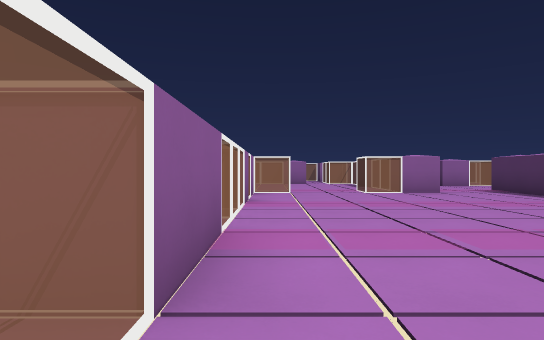
[1] (above)

24 first-person views from a walk through a level from a Godot 3-D game. The camera is 1.4 m above the floor, looks level and sees 75° across. The floor is counted in squares, 2.29 m on a side. Each view is taken from the middle of a square. On the plan, view 1 faces up. The plan holds only what a view shows up to about 10 squares ahead; the rest is blank. The place goes on beyond the plan. Flat picture figures and markers are not drawn. Characters and animated objects are not drawn. Door leaves are left out where a doorway can be walked through.

[2]
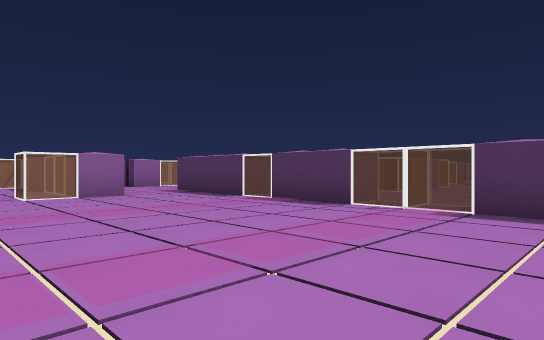

[3]
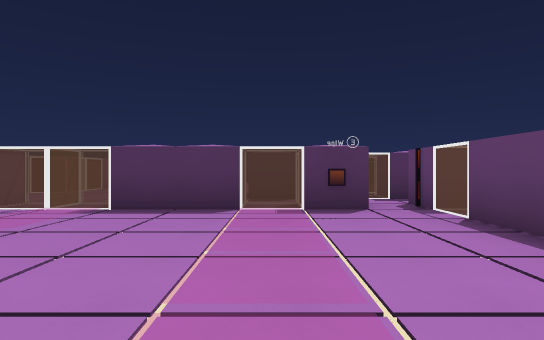

[4]
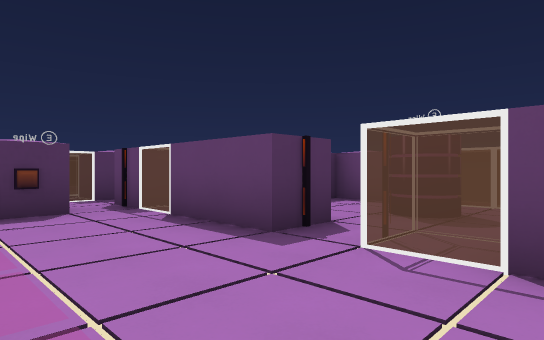

[5]
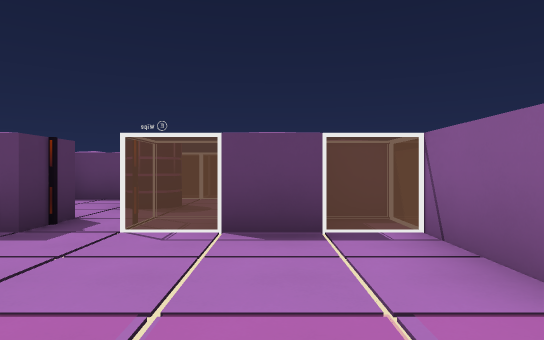

[6]
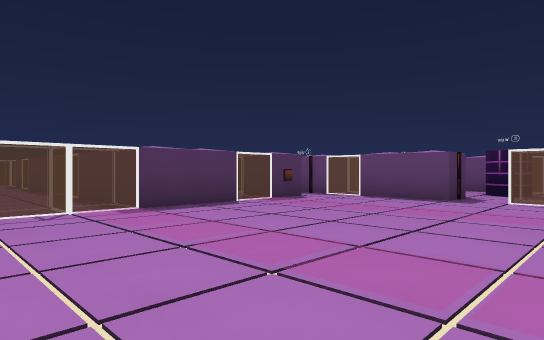

[7]
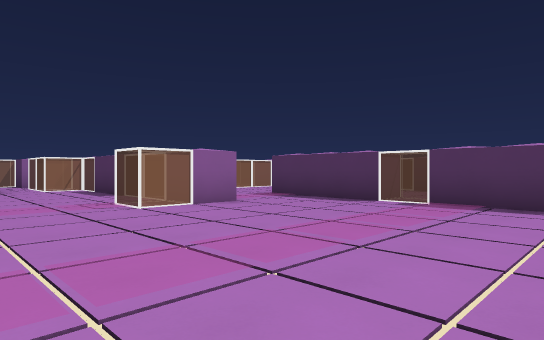

[8]
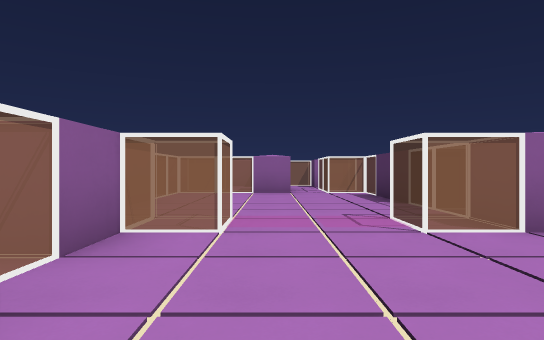

[9]
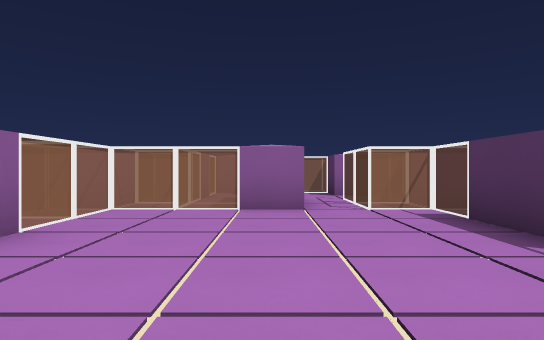

[10]
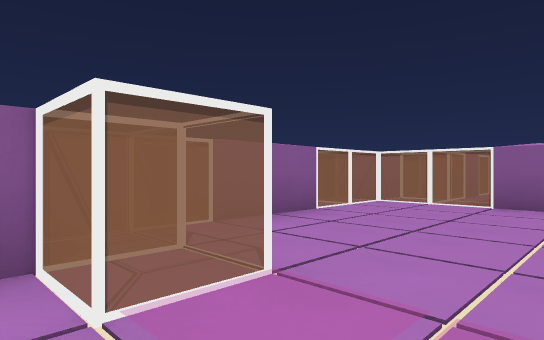

[11]
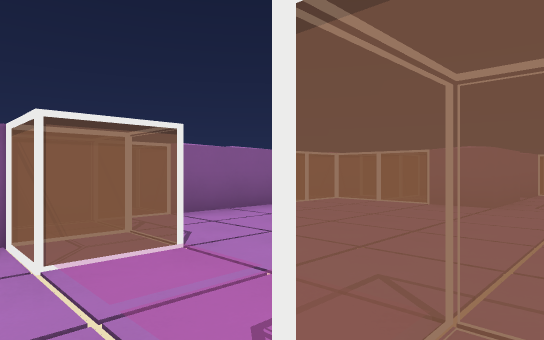

[12]
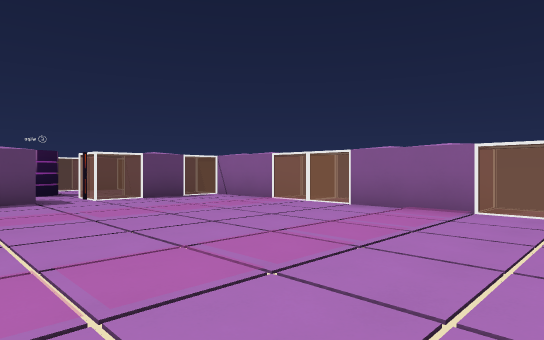

[13]
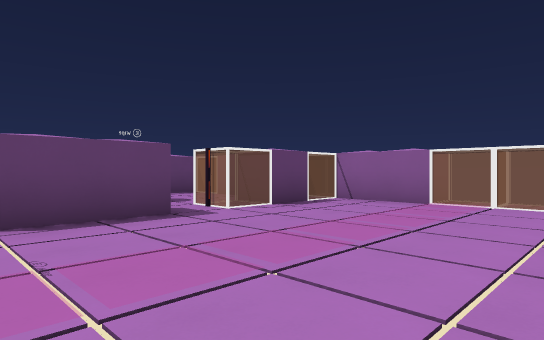

[14]
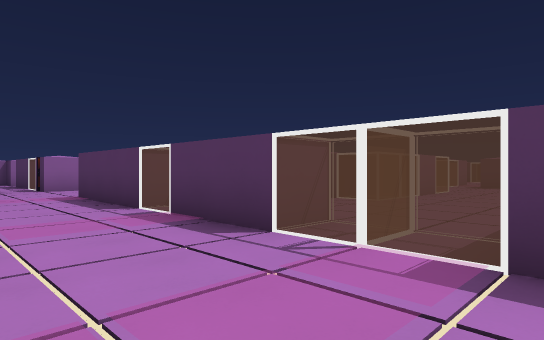

[15]
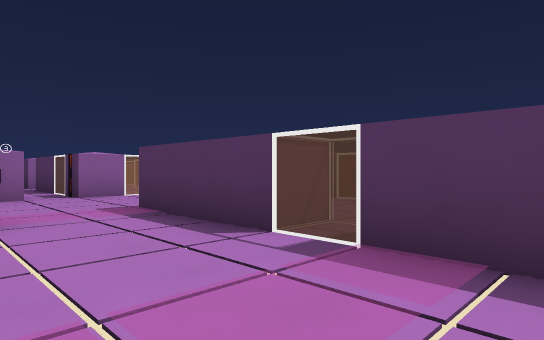

[16]
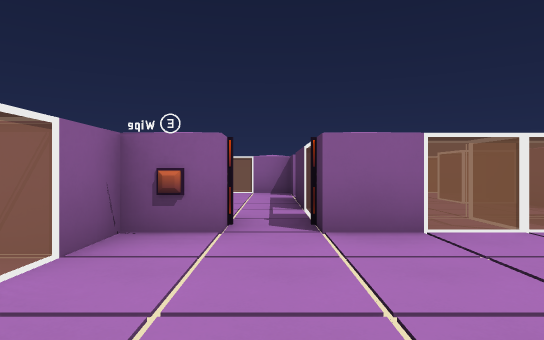

[17]
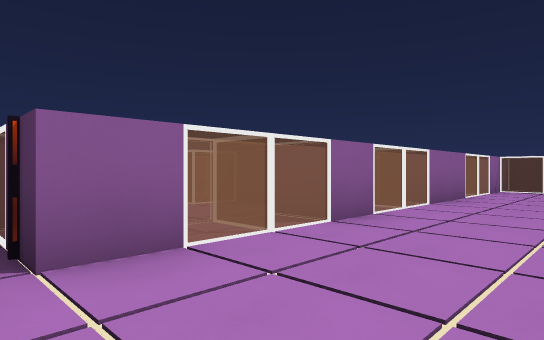

[18]
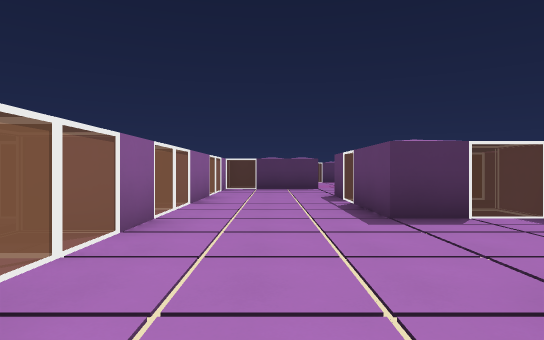

[19]
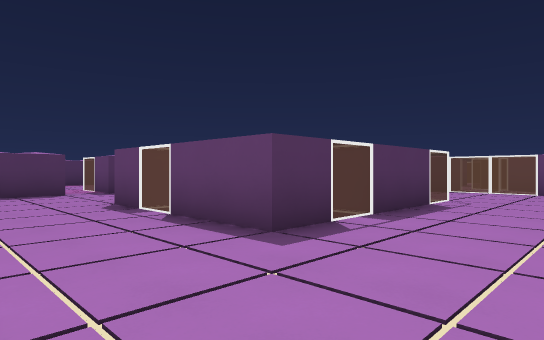

[20]
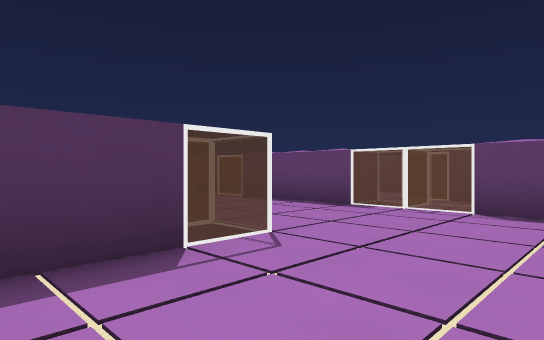

[21]
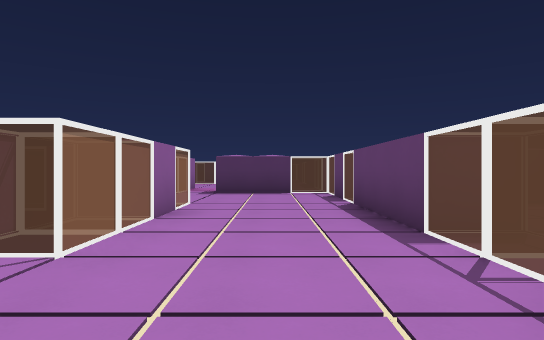

[22]
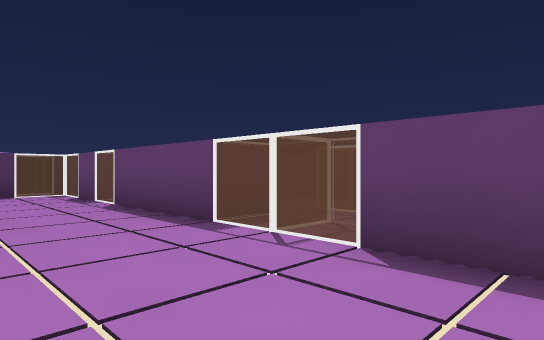

[23]
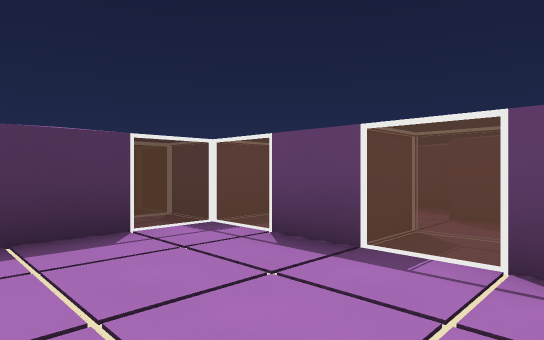

[24]
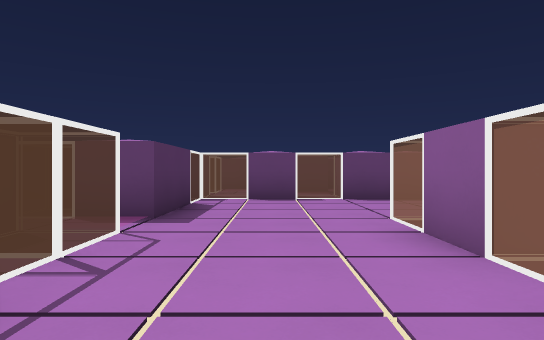

### Floor plan
Key: @ floor where view 1 was taken; # wall or solid block; . floor; D open door; T thing the floor can be seen under or through.
Columns run from 2 left of view 1 to 21 right of it. Each row starts with its distance up from view 1.
 20  #########   ##
 19  #.#.#...#  ..
 18  #.......   ..
 17  #.#.#...# .##
 16 ##TT.##..# ..#
 15 #.....#..#...#
 14 #.....##D############
 13 #.....#.............#
 12 #.....#.............#
 11 #.....#.............#
 10 ###..##..#...####.....
  9  #.......#...## #...##
  8  #.......T...####...##
  7  #.......T...####...##
  6  #.......T...####.....
  5  #.......T..........##.
  4  #.......T..........##.
  3  #.......T..........##..
  2  #.......TTTTTTTTTT#####
  1  #.......T  ........  #
  0  #@......T.###...#..#
 -1  #.......T.###...##
 -2  #.......D.#   ###
 -3  ####D####.##
 -4   #.....#
 -5   #..#..#
 -6   #.....#
 -7   #######

Positions as (right, up) in squares from view 1, and headings:
1: (0, 0), facing up
2: (1, 1), facing up-right
3: (1, 0), facing right
4: (1, 0), facing down-right
5: (1, 1), facing down
6: (1, 5), facing down-right
7: (0, 4), facing up-right
8: (1, 6), facing up
9: (1, 10), facing up
10: (2, 9), facing up-left
11: (3, 9), facing up-left
12: (5, 5), facing down-left
13: (6, 2), facing down-left
14: (4, 2), facing up-right
15: (4, 5), facing up-right
16: (6, 10), facing up
17: (6, 11), facing up-right
18: (6, 12), facing right
19: (8, 13), facing down-right
20: (8, 8), facing down-right
21: (8, 4), facing right
22: (8, 5), facing down-right
23: (14, 5), facing down-right
24: (16, 10), facing down
